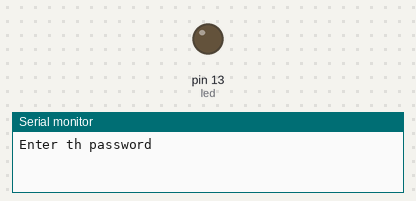
A sketch run on a simulated Arduino Uno, built for the host (arithmetic inside an expression is 32-bit, double 64-bit). Parts: output pins drawn as LEDs (lit = HIGH), the last lines printed to the serial monitor.

Above: at 0.5 s.
At 4.5 s:
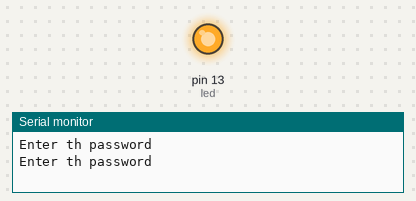
Timing chart, 0 to 6.9 s (numbered marks = the images above):
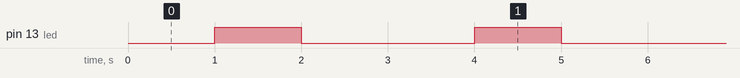

Measured:
- by itself, pin 13 (led): alternates HIGH for 1.0 s and LOW for 2.0 s

The sketch:

1.ino
```cpp
#define led 13
String password;
void setup() {
  Serial.begin(9600);
  pinMode(led,OUTPUT);


}

void loop() {
   Serial.println("Enter th password");
   password=Serial.parseInt();
   if (password== 'agi')
  {
   digitalWrite(led,HIGH);
   }
   else
   {
    digitalWrite(led,HIGH);
    delay(1000);
    digitalWrite(led,LOW);
    delay(1000);
    }


}
```
